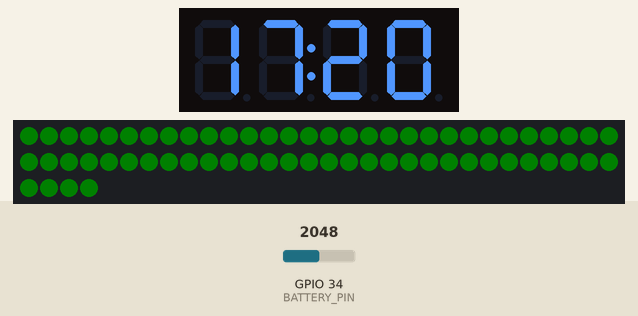
This sketch was run on a simulated ESP32. On the bench: 4-digit seven-segment display, 64 RGB LEDs in strip order, left to right, continuing on the next row. Inputs (shaded band) come from the test bench; at power-on: GPIO 34 (BATTERY_PIN) = 2048. Dim RGB values are drawn brighter than linear; WiFi joins after 1.5 s; servers stay silent unless stated; I2S audio is not simulated (input reads silence); what the sketch prints to the serial monitor is not drawn.

Above: at 5.2 s.
At 15.9 s:
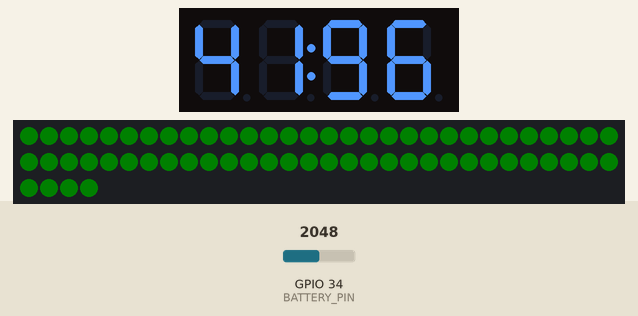
At 31.8 s:
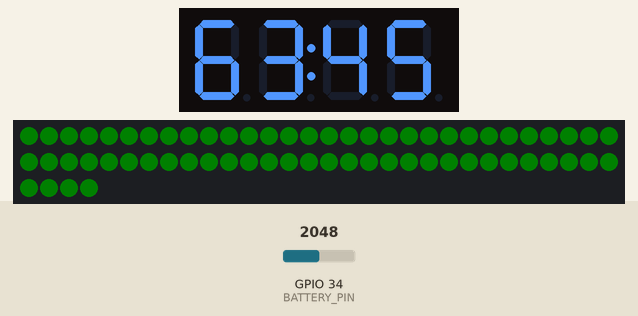
At 63.8 s:
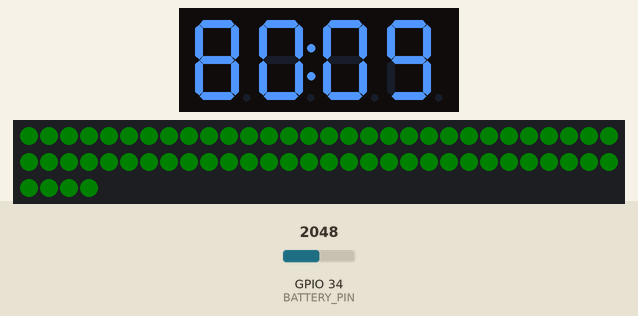
At 95.7 s:
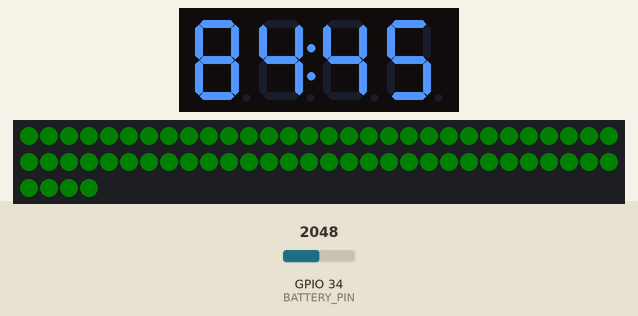
At 127.6 s:
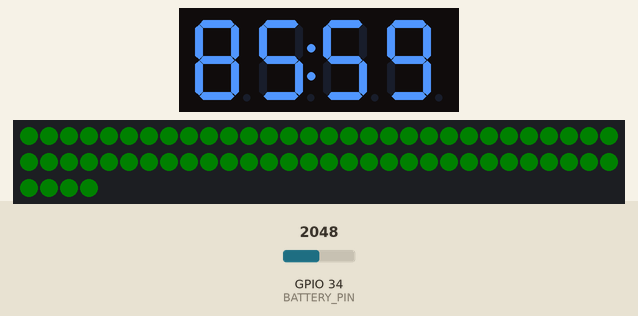

Measured:
- what the display in image 0 shows lasts 5.3 s, from 5.2 s to 10.5 s

The sketch:

TESTE_VALENDO_7_WEB_Adafruit_bat_04092025.ino
```cpp
// PROF Áudio
// Sonômetro 01 //// data de conclusão 05/09/2025 ///
// Aferido com RadioShack Sound Level Meter : Response > SLOW  e Weighting > A
// Web > HTTPS://192.168.100.119  e https://io.adafruit.com/Paulo_Ferreira/overview
// ESP32 Dev Module >> SPH0645 >> TM1637 >> WS2812 LED 5050 RGB 8x8 Módulo de matriz LED de 64 bits para Arduino
// Desenvolvido no FabLab Senai-RJ  Jacarepaguá

#include <WiFi.h>
#include <WebServer.h>
#include "AdafruitIO_WiFi.h"
#include <driver/i2s.h>
#include <math.h>
#include <TM1637Display.h>
#include <FastLED.h>
#include <driver/adc.h>

// ---- Mesma rede WiFi do ESP32 ----
#define WIFI_SSID    "Fique Fora 2"
#define WIFI_PASS    "Paulo@61"

// ---- Coloque suas credenciais Adafruit ----
#define IO_USERNAME  "Paulo_Ferreira"
#define IO_KEY       "001b1bc31bb6481a99c8c1dd7f142329"

// Objeto do Adafruit IO
AdafruitIO_WiFi io(IO_USERNAME, IO_KEY, WIFI_SSID, WIFI_PASS);
AdafruitIO_Feed *feedDecibeis = io.feed("Teste Sonômetro 01");
AdafruitIO_Feed *feedBateria  = io.feed("Nivel_Bateria"); // feed extra para bateria

WebServer server(80);

// === PINOS DO SPH0645 ===
#define I2S_WS   15
#define I2S_SD   32
#define I2S_SCK  14

// === CONFIGURAÇÃO I2S ===
#define SAMPLE_RATE   48000
#define I2S_READ_LEN  1024
#define I2S_PORT      I2S_NUM_0

// Média móvel
#define SMOOTHING 0.2f
float smoothed_dB = 0;

// === TM1637 ===
#define CLK 25
#define DIO 26
TM1637Display display(CLK, DIO);

// === FASTLED ===
#define LED_PIN   5
#define NUM_LEDS  64
CRGB leds[NUM_LEDS];

// === BUFFER PARA 2H ===
#define MAX_SAMPLES 7200
float history[MAX_SAMPLES];
int history_index = 0;
int history_count = 0;

// === Temporização não bloqueante ===
unsigned long previousMillis = 0;
const long interval = 5000; // Intervalo de 4 segundos para leitura emm Dashboard adafruit_IO

// === Filtro biquad IIR da Curva A ===
struct Biquad {
  float a0, a1, a2;
  float b1, b2;
  float z1, z2;
};

Biquad aFilter = {
  0.169994948147430, 0.339989896294861, 0.169994948147430,
  -1.69065929318251, 0.73248077421585,
  0, 0
};

float applyBiquad(Biquad &f, float x) {
    float y = f.a0 * x + f.z1;
    f.z1 = f.a1 * x - f.b1 * y + f.z2;
    f.z2 = f.a2 * x - f.b2 * y;
    return y;
}

// === MONITORAR BATERIA ===
#define BATTERY_PIN 34
#define VREF 2.1
#define MAX_ADC 4095.0

#define R1 100000.0
#define R2 100000.0

float readBatteryVoltage() {
  // Usando o novo driver ADC para evitar conflitos
  long sum = - 0;
  const int samples = 10;

  for (int i = 0; i < samples; i++) {
    sum += adc1_get_raw(ADC1_CHANNEL_6); // GPIO34 = ADC1_CH6
    delay(2);
  }
////// Ajuste da leitura do valor da tensão da bateria em porcentagem %%% para o IOadafruit
  float adcVal = (float)sum / samples;
  float v_adc = (((((adcVal / MAX_ADC) * VREF) - 0.2) * 100 ) / VREF);
  float v_bat = v_adc * ((R1 + R2) / R2);
  return v_bat;
}

// === I2S ===
void i2s_install() {
    i2s_config_t i2s_config = {
        .mode = (i2s_mode_t)(I2S_MODE_MASTER | I2S_MODE_RX),
        .sample_rate = SAMPLE_RATE,
        .bits_per_sample = I2S_BITS_PER_SAMPLE_32BIT,
        .channel_format = I2S_CHANNEL_FMT_ONLY_LEFT,
        .communication_format = (i2s_comm_format_t)(I2S_COMM_FORMAT_I2S | I2S_COMM_FORMAT_I2S_MSB),
        .intr_alloc_flags = ESP_INTR_FLAG_LEVEL1,
        .dma_buf_count = 8,
        .dma_buf_len = I2S_READ_LEN,
        .use_apll = true,
        .tx_desc_auto_clear = false,
        .fixed_mclk = 0
    };
    i2s_driver_install(I2S_PORT, &i2s_config, 0, NULL);
}

void i2s_setpin() {
    i2s_pin_config_t pin_config = {
        .bck_io_num = I2S_SCK,
        .ws_io_num = I2S_WS,
        .data_out_num = I2S_PIN_NO_CHANGE,
        .data_in_num = I2S_SD
    };
    i2s_set_pin(I2S_PORT, &pin_config);
}

// === MÉDIA DO HISTÓRICO ===
float getHistoryMean() {
    if (history_count == 0) return 0;
    double sum = 0;
    for (int i = 0; i < history_count; i++) sum += history[i];
    return sum / history_count;
}

// === WEBPAGE === http://192.168.100.119
void handleRoot() {
    float media = getHistoryMean();
    float vbat = readBatteryVoltage();
    String color;
    if (smoothed_dB < 55) color = "green";
    else if (smoothed_dB < 65) color = "orange";
    else color = "red";
    String html = "<!DOCTYPE html><html><head><meta charset='UTF-8'>";
    html += "<meta http-equiv='refresh' content='5'>";
    html += "<title>Decibelímetro ESP32</title></head>";
    html += "<body style='font-family: Arial; text-align: center; background-color:black; color:white;'>";
    html += "<h1>Unidade Neonatal</h1>";
    html += "<h2>Leitura Sonômetro</h2>";
    html += "<p><b>Nível Sonoro (dB(A)):</b><br>";
    html += "<span style='font-size:2em; color:" + color + ";'>" + String(smoothed_dB, 2) + " dB</span></p>";
    html += "<p><b>Média (2h):</b><br>";
    html += "<span style='font-size:2em;'>" + String(media, 2) + " dB</span></p>";
    html += "<p><b>Bateria:</b><br>";
    html += "<span style='font-size:2em;'>" + String(vbat, 2) + "  %</span></p>";
    html += "<p><b>Uptime:</b> " + String(millis() / 1000) + " segundos</p>";
    html += "<p><b>Status WiFi:</b> " + String(WiFi.RSSI()) + " dBm</p>";
    html += "</body></html>";
    server.send(200, "text/html", html);
}

// === VERIFICA CONEXÃO WiFi ===
void checkWiFi() {
    if (WiFi.status() != WL_CONNECTED) {
        Serial.println("WiFi desconectado! Reconectando...");
        WiFi.begin(WIFI_SSID, WIFI_PASS);
        delay(1000);
    }
}

void setup() {
    Serial.begin(115200);

    // Configuração do ADC primeiro para evitar conflitos
    adc1_config_width(ADC_WIDTH_BIT_12);
    adc1_config_channel_atten(ADC1_CHANNEL_6, ADC_ATTEN_DB_11); // GPIO34 = ADC1_CH6

    // Configuração I2S
    i2s_install();
    i2s_setpin();
    i2s_zero_dma_buffer(I2S_PORT);

    // Configuração do display
    display.setBrightness(2);
    display.clear();

    // Configuração dos LEDs
    FastLED.addLeds<WS2812, LED_PIN, GRB>(leds, NUM_LEDS);
    FastLED.setBrightness(10);
    FastLED.clear();
    FastLED.show();

    // Conexão com Adafruit IO
    Serial.println("Conectando ao Adafruit IO...");
    io.connect();

    while(io.status() < AIO_CONNECTED) {
        Serial.print(".");
        delay(500);
    }
    Serial.println("Conectado ao Adafruit IO!");

    // Servidor web
    server.on("/", handleRoot);
    server.begin();
    Serial.println("Servidor web iniciado!");

    Serial.println("Sistema iniciado com sucesso!");
}

void loop() {
    unsigned long currentMillis = millis();

    // Executa tarefas essenciais sem bloqueio
    io.run();
    server.handleClient();
    checkWiFi(); // Verifica conexão WiFi

    // Verifica se passaram 2 segundos desde a última leitura
    if (currentMillis - previousMillis >= interval) {
        previousMillis = currentMillis;

        // Leitura de áudio
        int32_t samples[I2S_READ_LEN];
        size_t bytes_read;
        i2s_read(I2S_PORT, (char*)samples, I2S_READ_LEN * sizeof(int32_t), &bytes_read, portMAX_DELAY);
        int samples_read = bytes_read / sizeof(int32_t);

        // Cálculo do RMS
        double mean = 0;
        for(int i = 0; i < samples_read; i++) mean += samples[i];
        mean /= samples_read;

        double sum_squares = 0;
        for(int i = 0; i < samples_read; i++){
            float s = (samples[i] - mean) * (1.0f / 2147483648.0f); // Multiplicação mais eficiente
            s = applyBiquad(aFilter, s);
            sum_squares += s * s;
        }
        double rms = sqrt(sum_squares / samples_read);

        // Cálculo de dB
        float dB = 20.0 * log10(rms + 1e-9f) + 94;

        // Suavização
        smoothed_dB = (SMOOTHING * dB) + ((1.0 - SMOOTHING) * smoothed_dB);

        // Proteção contra valores inválidos
        if (isnan(smoothed_dB) || isinf(smoothed_dB)) {
            smoothed_dB = 0;
        }

        // Histórico
        history[history_index] = smoothed_dB;
        history_index = (history_index + 1) % MAX_SAMPLES;
        if (history_count < MAX_SAMPLES) history_count++;

        // Display
        Serial.printf("dB(A): %.2f\n", smoothed_dB);
        static float last_display_dB = -100;
        if (fabs(smoothed_dB - last_display_dB) > 0.1) {
            int valor = (int)(smoothed_dB * 100);
            display.showNumberDecEx(valor, 0b01000000, true);
            last_display_dB = smoothed_dB;
        }

        // LEDs
        CRGB cor;
        if (smoothed_dB < 55) cor = CRGB::Green;
        else if (smoothed_dB < 65) cor = CRGB::Yellow;
        else cor = CRGB::Red;

        for(int i=0; i<NUM_LEDS; i++) leds[i] = cor;
        FastLED.show();

        // Envia dados para o Adafruit IO
        if (!feedDecibeis->save(smoothed_dB)) {
            Serial.println("Erro ao enviar decibéis para Adafruit IO!");
        }

        // Envia nível de bateria
        float vbat = readBatteryVoltage();
        if (!feedBateria->save(vbat)) {
            Serial.println("Erro ao enviar bateria para Adafruit IO!");
        }
    }

    // Pequena pausa para dar tempo a outras tarefas
    delay(250);
}
```
